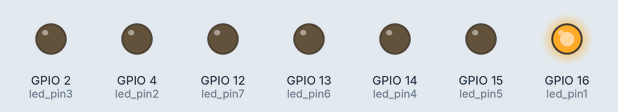
This sketch was run on a simulated ESP32. On the bench: output pins drawn as LEDs (lit = HIGH). What the sketch prints to the serial monitor is not drawn.

Above: at 1.3 s.
At 8.83 s:
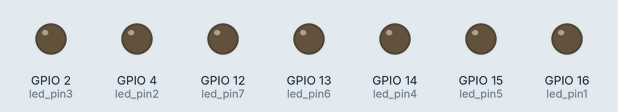
Timing chart, 0 to 13.8 s (numbered marks = the images above):
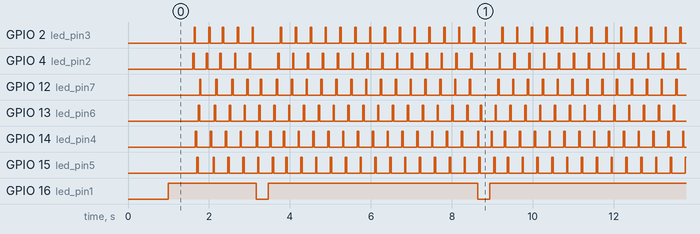

The sketch:

Punto_4.ino
```cpp
#if CONFIG_FREERTOS_UNICORE
 static const BaseType_t app_cpu = 0;
 #else
 static const BaseType_t app_cpu = 1;
 #endif

// Incluir la biblioteca de FreeRTOS
#include <freertos/FreeRTOS.h>
#include <freertos/task.h>

 // Pines de los LEDs
static const int led_pin1 = 16;
static const int led_pin2 = 4;
static const int led_pin3 = 2;
static const int led_pin4 = 14;
static const int led_pin5 = 15;
static const int led_pin6 = 13;
static const int led_pin7 = 12;


 //Mensaje que enviara por consola
 const char msg1[] = "Unidad Profesional Interdisciplinaria de Ingenieria Campus Zacatecas IPN";
 const char msg2[] = "1";
 const char msg3[] = "2";
 const char msg4[] = "3";
 const char msg5[] = "4";
 const char msg6[] = "5";
 const char msg7[] = "6";

 //Gestión de tareas
 static TaskHandle_t tarea_1 = NULL;
 static TaskHandle_t tarea_2 = NULL;
 static TaskHandle_t tarea_3 = NULL;
 static TaskHandle_t tarea_4 = NULL;
 static TaskHandle_t tarea_5 = NULL;
 static TaskHandle_t tarea_6 = NULL;
 static TaskHandle_t tarea_7 = NULL;

 /*----------Tareas----------------*/

 //Tarea 01: Tarea de baja prioridad, se imprime el mensaje
 void tarea01 (void *parameter){
  int msg_leng = strlen(msg1);
  while(1){
    digitalWrite(led_pin1, HIGH);
    for(int i=0; i<msg_leng;i++){
      Serial.print(msg1[i]);
      vTaskDelay(10 / portTICK_PERIOD_MS);
    }
    Serial.println();
    digitalWrite(led_pin1, LOW);
    vTaskDelay(300 / portTICK_PERIOD_MS);

  }
 }

 //Tarea 02: Imprimir mensaje
 void tarea02 (void  *parameter) {
  while(1){
    digitalWrite(led_pin2, HIGH);
    Serial.print('1');
    digitalWrite(led_pin2, LOW);
    vTaskDelay(300/ portTICK_PERIOD_MS);

  }
 }

 //Tarea 03: Imprimir mensaje
 void tarea03 (void  *parameter) {
  while(1){
    digitalWrite(led_pin3, HIGH);
    Serial.print('2');
    digitalWrite(led_pin3, LOW);
    vTaskDelay(300/ portTICK_PERIOD_MS);

  }
 }

 //Tarea 04: Imprimir mensaje
 void tarea04 (void  *parameter) {
  while(1){
    digitalWrite(led_pin4, HIGH);
    Serial.print('3');
    digitalWrite(led_pin4, LOW);
    vTaskDelay(300/ portTICK_PERIOD_MS);

  }
 }

 //Tarea 05: Imprimir mensaje
 void tarea05 (void  *parameter) {
  while(1){
     digitalWrite(led_pin5, HIGH);
    Serial.print('4');
    digitalWrite(led_pin5, LOW);
    vTaskDelay(300/ portTICK_PERIOD_MS);

  }
 }

 //Tarea 06: Imprimir mensaje
 void tarea06 (void  *parameter) {
  while(1){
    digitalWrite(led_pin6, HIGH);
    Serial.print('5');
    digitalWrite(led_pin6, LOW);
    vTaskDelay(300/ portTICK_PERIOD_MS);

  }
 }

 //Tarea 07: Imprimir mensaje
 void tarea07 (void  *parameter) {
  while(1){
    digitalWrite(led_pin7, HIGH);
    Serial.print('6');
    digitalWrite(led_pin7, LOW);
    vTaskDelay(300/ portTICK_PERIOD_MS);

  }
 }

void setup(){
  Serial.begin(300);
  vTaskDelay(1000/ portTICK_PERIOD_MS);
  Serial.println();
  Serial.println("Configuracion");

 // Configurar pines de los LEDs como salidas
  pinMode(led_pin1, OUTPUT);
  pinMode(led_pin2, OUTPUT);
  pinMode(led_pin3, OUTPUT);
  pinMode(led_pin4, OUTPUT);
  pinMode(led_pin5, OUTPUT);
  pinMode(led_pin6, OUTPUT);
  pinMode(led_pin7, OUTPUT);

  //  Se declaraan las tareas
  xTaskCreatePinnedToCore(tarea01,
  "Tarea 1",
   1024,
   NULL,
   1,
   &tarea_1,
   app_cpu);

    xTaskCreatePinnedToCore(tarea02,
  "Tarea 2",
   1024,
   NULL,
   2,
   &tarea_2,
   app_cpu);

   xTaskCreatePinnedToCore(tarea03,
  "Tarea 3",
   1024,
   NULL,
   3,
   &tarea_3,
   app_cpu);

   xTaskCreatePinnedToCore(tarea04,
  "Tarea 4",
   1024,
   NULL,
   4,
   &tarea_4,
   app_cpu);

     xTaskCreatePinnedToCore(tarea05,
  "Tarea 5",
   1024,
   NULL,
   3,
   &tarea_5,
   app_cpu);

     xTaskCreatePinnedToCore(tarea06,
  "Tarea 6",
   1024,
   NULL,
   2,
   &tarea_6,
   app_cpu);

     xTaskCreatePinnedToCore(tarea07,
  "Tarea 7",
   1024,
   NULL,
   1,
   &tarea_7,
   app_cpu);

}

void loop(){

}
 
```

Measured:
- by itself, GPIO 2 (led_pin3), GPIO 4 (led_pin2): moves between LOW and HIGH, repeating every 5.5 s
- by itself, GPIO 12 (led_pin7): moves between LOW and HIGH, repeating every 9.8 s
- by itself, GPIO 13 (led_pin6), GPIO 14 (led_pin4), GPIO 15 (led_pin5): alternates HIGH for 0.03 s and LOW for 0.33 s
- by itself, GPIO 16 (led_pin1): repeats every 5.5 s: LOW 0.30 s, HIGH 5.2 s
